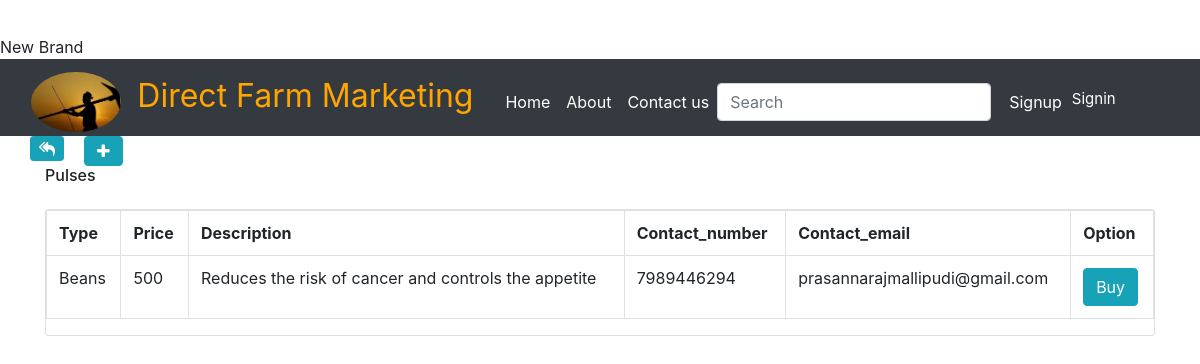
The app's page /brand/4/model with its own data.
### camdatabase.py (models this page shows, shortened)
class Brand(Base):
    __tablename__ = 'brand'
    id = Column(Integer, primary_key=True)
    user_id = Column(Integer, ForeignKey('user.id'))
    name = Column(String(50), nullable=False)
    picture=Column(String(50))
    user = relationship(UserData)

class ModelName(Base):
    __tablename__ = 'model'
    id = Column(Integer, primary_key=True)
    brand_id = Column(Integer, ForeignKey('brand.id'))
    user_id = Column(Integer, ForeignKey('user.id'))
    modelnumber = Column(String(30))
    colors = Column(String(30))
    mobileno=Column(Integer,nullable=False)
    email=Column(String(100),nullable=False)
    price = Column(String(20))
    description = Column(String(500))
    personname=Column(String(100))
    address=Column(String(200))
    brand = relationship(Brand)
    user = relationship(UserData)

### finaldata.py (the view)
@app.route('/brand/<int:brand_id>/model')
def showModel(brand_id):
        session = DBSession()
        brand = session.query(Brand).filter_by(id=brand_id).one()
        model = session.query(ModelName).filter_by(brand_id=brand.id)
        return render_template(
            'showModelsforuser.html', brand=brand,
            model=model, cur_user=login_session)

### templates/showModelsforuser.html (shortened to what this page needs)
{% include 'header.html' %}
{% extends 'base.html' %}
{% block content %}
<div>
    <main class="container-fluid">
        <div class="container">
          <div>
              <div class="row">
                <a href="{{url_for('showBrands')}}" class=" btn btn-info edit btn-sm fa fa-mail-reply-all back"></a>
                <a href="{{url_for("newModel",brand_id=brand.id)}}" class=" btn btn-info new" title="Add New Model" style="margin-left: 20px"><span class="fa fa-plus"></span></a>
              </div>
          </div>
          <h6> {{brand.name}} </h6>
          <div class="card">
            <table class="table table-bordered">
                <tr class="">
                  <th>Type</th>
                  <th>Price</th>
                  <th>Description</th>
                  <th>Contact_number</th>
                  <th>Contact_email</th>
                  <th>Option</th>
                </tr>
                {% for i in model %}
                  <tr>
                    <td>{{i.modelnumber}}</td>
                    <td>{{i.price}}</td>
                    <td>{{i.description}}</td>
                    <td>{{i.mobileno}}</td>
                    <td>{{i.email}}</td>
                    <td><button type="button" class="btn btn-info" data-toggle="modal" data-target="#myModal">Buy</td>
                  </tr>
                {% endfor %}
            </table>
    </div>
    </main>
</div>
{% endblock %}

### static/css/main.css (style rules this page uses)
body { padding-top:35px; background-size:cover; }
@media (min-width: 850px) { body { padding-top: 35px; } }

### static/css/styles.css (style rules this page uses)
.alert,.new { margin-top:0px; }

### templates/showModelsforuser.html (style rules this page uses)
.edit { height:25px; }

### records on screen
Brand: name "Pulses"
ModelName: modelnumber "Beans", price "500", description "Reduces the risk of cancer and controls the appetite", mobileno "7989446294", email "prasannarajmallipudi@gmail.com"
